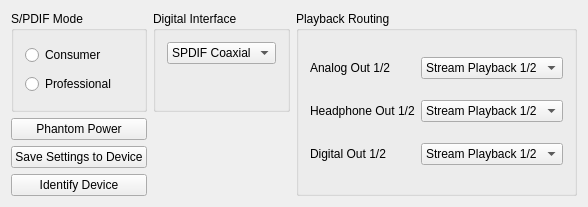
<?xml version="1.0" encoding="UTF-8"?>
<ui version="4.0">
 <comment>Copyright (C) 2005-2008 by Pieter Palmers
	
	This file is part of FFADO
	FFADO = Free FireWire (pro-)audio drivers for Linux
	
	FFADO is based upon FreeBoB.
	
	This program is free software: you can redistribute it and/or modify
	it under the terms of the GNU General Public License as published by
	the Free Software Foundation, either version 2 of the License, or
	(at your option) version 3 of the License.
	
	This program is distributed in the hope that it will be useful,
	but WITHOUT ANY WARRANTY; without even the implied warranty of
	MERCHANTABILITY or FITNESS FOR A PARTICULAR PURPOSE.  See the
	GNU General Public License for more details.
</comment>
 <class>AfSettingsWidget</class>
 <widget class="QWidget" name="AfSettingsWidget">
  <property name="geometry">
   <rect>
    <x>0</x>
    <y>0</y>
    <width>534</width>
    <height>207</height>
   </rect>
  </property>
  <layout class="QHBoxLayout" name="horizontalLayout">
   <item>
    <layout class="QGridLayout" name="gridLayout_2">
     <item row="2" column="0">
      <widget class="QPushButton" name="btnSaveSettings">
       <property name="text">
        <string>Save Settings to Device</string>
       </property>
      </widget>
     </item>
     <item row="0" column="0">
      <widget class="QGroupBox" name="spdifMode">
       <property name="title">
        <string>S/PDIF Mode</string>
       </property>
       <layout class="QVBoxLayout">
        <item>
         <widget class="QRadioButton" name="radioConsumer">
          <property name="text">
           <string>Consumer</string>
          </property>
         </widget>
        </item>
        <item>
         <widget class="QRadioButton" name="radioProfessional">
          <property name="text">
           <string>Professional</string>
          </property>
         </widget>
        </item>
       </layout>
      </widget>
     </item>
     <item row="1" column="0">
      <widget class="QPushButton" name="btnPhantom">
       <property name="text">
        <string>Phantom Power</string>
       </property>
       <property name="checkable">
        <bool>true</bool>
       </property>
      </widget>
     </item>
     <item row="3" column="0">
      <widget class="QPushButton" name="btnIdentify">
       <property name="text">
        <string>Identify Device</string>
       </property>
      </widget>
     </item>
     <item row="0" column="1">
      <widget class="QGroupBox" name="DigIface">
       <property name="title">
        <string>Digital Interface</string>
       </property>
       <layout class="QFormLayout" name="formLayout">
        <item row="0" column="0" colspan="2">
         <widget class="QComboBox" name="cmbDigIface">
          <item>
           <property name="text">
            <string>SPDIF Coaxial</string>
           </property>
          </item>
          <item>
           <property name="text">
            <string>SPDIF Optical</string>
           </property>
          </item>
          <item>
           <property name="text">
            <string>ADAT Optical</string>
           </property>
          </item>
         </widget>
        </item>
       </layout>
      </widget>
     </item>
    </layout>
   </item>
   <item>
    <widget class="QGroupBox" name="PlbkRoute">
     <property name="title">
      <string>Playback Routing</string>
     </property>
     <layout class="QGridLayout" name="gridLayout">
      <item row="0" column="0">
       <widget class="QLabel" name="label">
        <property name="text">
         <string>Analog Out 1/2</string>
        </property>
       </widget>
      </item>
      <item row="0" column="1">
       <widget class="QComboBox" name="cmbRoute1">
        <item>
         <property name="text">
          <string>Stream Playback 1/2</string>
         </property>
        </item>
        <item>
         <property name="text">
          <string>Stream Playback 3/4</string>
         </property>
        </item>
        <item>
         <property name="text">
          <string>Stream Playback 5/6</string>
         </property>
        </item>
       </widget>
      </item>
      <item row="1" column="0">
       <widget class="QLabel" name="labelRoute2">
        <property name="text">
         <string>Headphone Out 1/2</string>
        </property>
       </widget>
      </item>
      <item row="1" column="1">
       <widget class="QComboBox" name="cmbRoute2">
        <item>
         <property name="text">
          <string>Stream Playback 1/2</string>
         </property>
        </item>
        <item>
         <property name="text">
          <string>Stream Playback 3/4</string>
         </property>
        </item>
        <item>
         <property name="text">
          <string>Stream Playback 5/6</string>
         </property>
        </item>
       </widget>
      </item>
      <item row="2" column="0">
       <widget class="QLabel" name="label_3">
        <property name="text">
         <string>Digital Out 1/2</string>
        </property>
       </widget>
      </item>
      <item row="2" column="1">
       <widget class="QComboBox" name="cmbRoute3">
        <item>
         <property name="text">
          <string>Stream Playback 1/2</string>
         </property>
        </item>
        <item>
         <property name="text">
          <string>Stream Playback 3/4</string>
         </property>
        </item>
        <item>
         <property name="text">
          <string>Stream Playback 5/6</string>
         </property>
        </item>
       </widget>
      </item>
     </layout>
    </widget>
   </item>
  </layout>
 </widget>
 <layoutdefault spacing="6" margin="11"/>
 <pixmapfunction>qPixmapFromMimeSource</pixmapfunction>
 <tabstops>
  <tabstop>radioConsumer</tabstop>
  <tabstop>radioProfessional</tabstop>
  <tabstop>cmbDigIface</tabstop>
  <tabstop>cmbRoute1</tabstop>
  <tabstop>cmbRoute2</tabstop>
  <tabstop>cmbRoute3</tabstop>
  <tabstop>btnPhantom</tabstop>
  <tabstop>btnSaveSettings</tabstop>
  <tabstop>btnIdentify</tabstop>
 </tabstops>
 <resources/>
 <connections/>
</ui>
